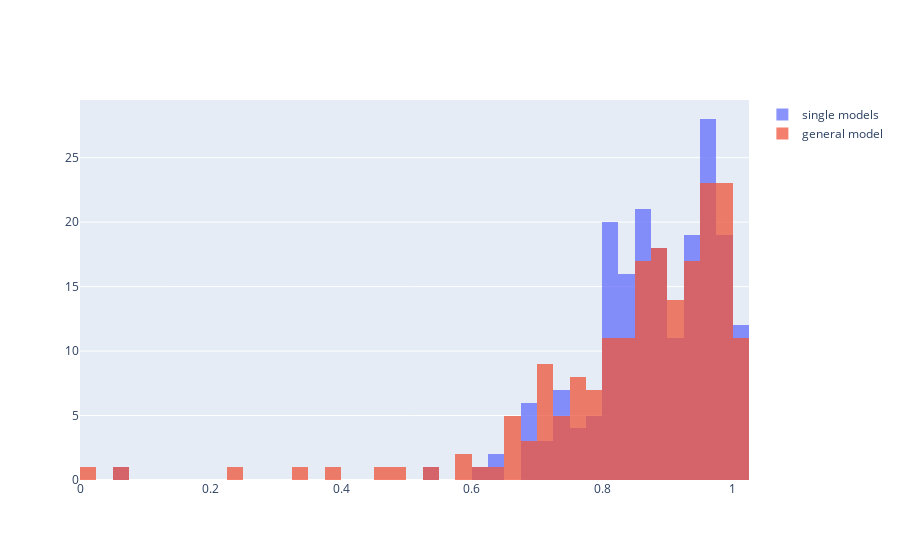

The code cell stored with this chart in its notebook:
### Code cell
import plotly.graph_objects as go

import numpy as np

x0 = df.f1_single
x1 = df.f1_general

xbins=dict(start=0, end=1.01, size=0.025)
fig = go.Figure()
fig.add_trace(go.Histogram(x=x0, name='single models', bingroup=1, xbins=xbins))
fig.add_trace(go.Histogram(x=x1, name='general model', bingroup=1, xbins=xbins))

# Overlay both histograms
fig.update_layout(barmode='overlay')
# Reduce opacity to see both histograms
fig.update_traces(opacity=0.75)
fig.show()

### Figure 1 — Plotly figure (JSON) as saved in the notebook; plotly's stock layout.template omitted (floating-point values rounded to 4 significant figures; data arrays with more than 128 entries replaced by an {"elided": "..."} marker saying what was removed)
{"data": [{"bingroup": "1", "name": "single models", "opacity": 0.75, "type": "histogram", "x": {"elided": "194 float values"}, "xbins": {"end": 1.01, "size": 0.025, "start": 0}}, {"bingroup": "1", "name": "general model", "opacity": 0.75, "type": "histogram", "x": {"elided": "194 float values"}, "xbins": {"end": 1.01, "size": 0.025, "start": 0}}], "layout": {"barmode": "overlay"}}
